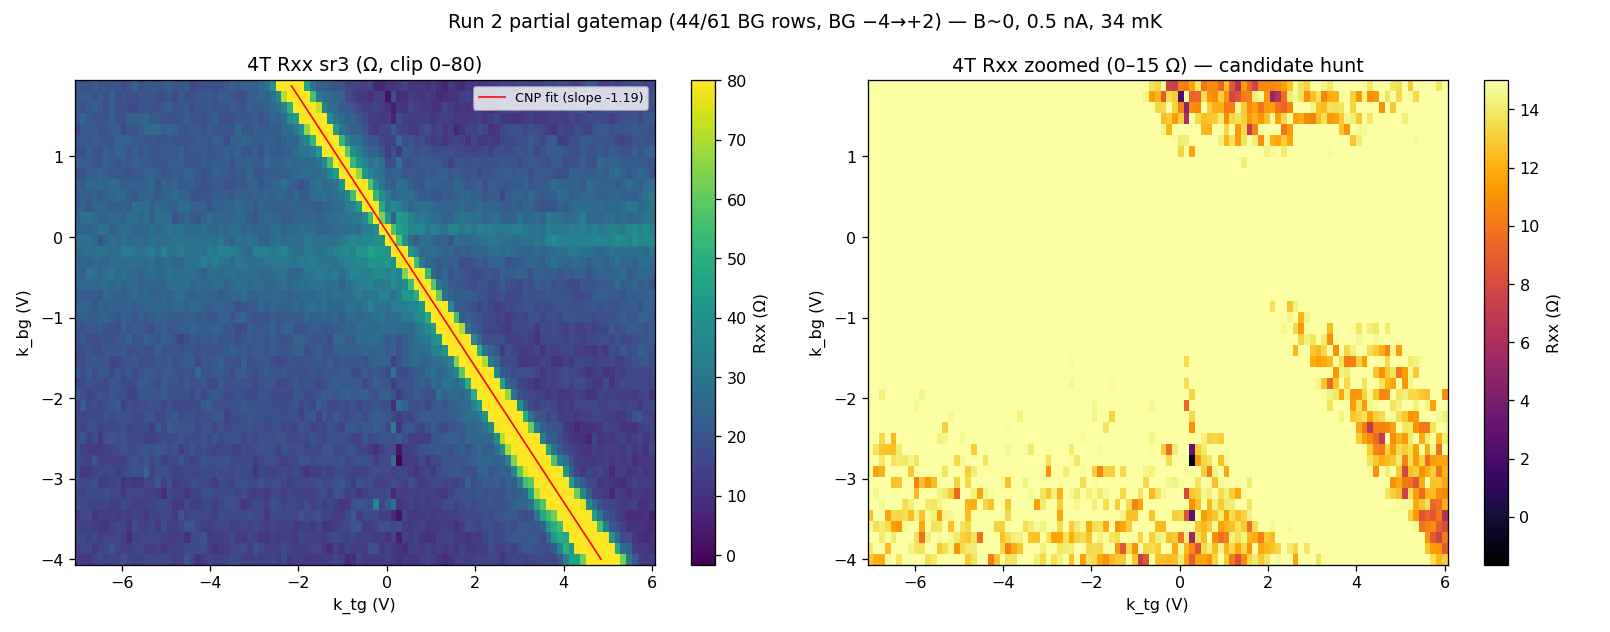

Source code (Python):
import numpy as np
import matplotlib
matplotlib.use("Agg")
import matplotlib.pyplot as plt
from scipy.ndimage import gaussian_filter1d
from hera.analysis import open_run

g = open_run("data/2")
mc = g.meta["measurement_config"]; Ibias = mc["bias_voltage_1"]/mc["bias_resistor"]
NF = 101  # TG fast points per row
nfull = (g.rows // NF)
N = nfull * NF
print(f"complete BG rows: {nfull} (of 61); using {N} pts")

vtg = g.col_at(g.col_indices("k_tg_volt")[-1])[:N].reshape(nfull, NF)
vbg = g.col_at(g.col_indices("k_bg_volt")[-1])[:N].reshape(nfull, NF)
R3 = ((g.col("sr830_3_X")/mc["sr3_gain"])/Ibias)[:N].reshape(nfull, NF)   # 4T Rxx
R2 = ((g.col("sr830_2_X")/mc["sr2_gain"])/Ibias)[:N].reshape(nfull, NF)   # 2T
tg_axis = vtg[0]                 # TG fast axis (same each row)
bg_axis = vbg[:, 0]             # BG slow axis
print(f"TG: {tg_axis.min():.2f}..{tg_axis.max():.2f}  BG: {bg_axis.min():.2f}..{bg_axis.max():.2f}")

# --- CNP ridge: per BG row, argmax of smoothed 4T Rxx along TG ---
tg_cnp = np.array([tg_axis[np.argmax(gaussian_filter1d(R3[i], 2))] for i in range(nfull)])
# fit over rows where the ridge is inside the TG window (not edge-clipped)
inside = (tg_cnp > tg_axis.min()+0.3) & (tg_cnp < tg_axis.max()-0.3)
slope, intercept = np.polyfit(bg_axis[inside], tg_cnp[inside], 1)
resid = np.std(tg_cnp[inside] - (slope*bg_axis[inside]+intercept))
print(f"\nCNP fit (4T): Vtg_cnp = {slope:.3f}*Vbg + {intercept:.3f}  ({inside.sum()}/{nfull} rows, resid {resid:.3f} V)")
print(f"  cap ratio c_bg/c_tg = -slope = {-slope:.3f}  (geometry prior 23.6/20 = {23.6/20:.3f})")
print(f"  CNP at Vbg=0: Vtg = {intercept:.3f} V")

# --- candidate scan: contiguous low-Rxx well below the metal floor ---
metal = np.median(R3[(np.abs(R3) < 60)])  # rough metal scale
print(f"\nmetal Rxx scale ~{metal:.1f} Ω; noise floor ~2.6 Ω (run1)")
for thr in (8, 5, 3):
    mask = R3 < thr
    print(f"  pts with 4T Rxx < {thr} Ω: {mask.sum()} ({100*mask.sum()/R3.size:.2f}%)")
# location of the lowest-Rxx contiguous-ish spots (exclude single-pixel noise via 2D smoothing)
from scipy.ndimage import uniform_filter
R3s = uniform_filter(R3, size=3)   # 3x3 smooth kills isolated noise dips
imin = np.unravel_index(np.argmin(R3s), R3s.shape)
print(f"  lowest 3x3-smoothed 4T Rxx = {R3s[imin]:.1f} Ω at (Vtg={vtg[imin]:.2f}, Vbg={vbg[imin]:.2f})")
print(f"  (compare metal ~{metal:.0f} Ω — a real SC candidate would sit well below this, contiguous)")

# --- render ---
fig, ax = plt.subplots(1, 2, figsize=(14, 5.5))
fig.suptitle(f"Run 2 partial gatemap ({nfull}/61 BG rows, BG −4→+2) — B~0, 0.5 nA, 34 mK")
im0 = ax[0].pcolormesh(tg_axis, bg_axis, np.clip(R3, -5, 80), cmap="viridis", shading="nearest")
ax[0].plot(slope*bg_axis[inside]+intercept, bg_axis[inside], "r-", lw=1, label=f"CNP fit (slope {slope:.2f})")
ax[0].set(xlabel="k_tg (V)", ylabel="k_bg (V)", title="4T Rxx sr3 (Ω, clip 0–80)"); ax[0].legend(fontsize=8)
plt.colorbar(im0, ax=ax[0], label="Rxx (Ω)")
im1 = ax[1].pcolormesh(tg_axis, bg_axis, np.clip(R3, -3, 15), cmap="inferno", shading="nearest")
ax[1].set(xlabel="k_tg (V)", ylabel="k_bg (V)", title="4T Rxx zoomed (0–15 Ω) — candidate hunt")
plt.colorbar(im1, ax=ax[1], label="Rxx (Ω)")
plt.tight_layout(); plt.savefig("hera_scratch/partial_map.png", dpi=115)
print("\nsaved hera_scratch/partial_map.png")
